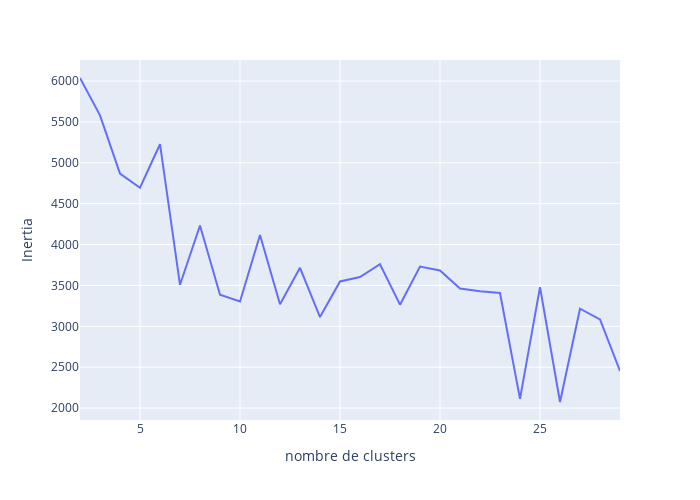

The notebook cell saved with this chart:
### Code cell
#Diagramme d'ELBOW
fig5 = px.line( x = Nbr2, y=Inertia, width= 700, height = 500 ) 
fig5.update_layout ( xaxis_title = 'nombre de clusters', yaxis_title = 'Inertia' )

### Figure 1 — Plotly figure (JSON) as saved in the notebook; plotly's stock layout.template omitted (floating-point values rounded to 4 significant figures)
{"data": [{"hovertemplate": "x=%{x}<br>y=%{y}<extra></extra>", "legendgroup": "", "line": {"color": "#636efa", "dash": "solid"}, "marker": {"symbol": "circle"}, "mode": "lines", "name": "", "orientation": "v", "showlegend": false, "type": "scatter", "x": [2, 3, 4, 5, 6, 7, 8, 9, 10, 11, 12, 13, 14, 15, 16, 17, 18, 19, 20, 21, 22, 23, 24, 25, 26, 27, 28, 29], "xaxis": "x", "y": [6037.0, 5580.0, 4868.0, 4695.0, 5227.0, 3508.0, 4233.0, 3387.0, 3303.0, 4117.0, 3269.0, 3716.0, 3113.0, 3548.0, 3603.0, 3760.0, 3265.0, 3730.0, 3682.0, 3462.0, 3429.0, 3407.0, 2113.0, 3479.0, 2074.0, 3216.0, 3084.0, 2454.0], "yaxis": "y"}], "layout": {"height": 500, "legend": {"tracegroupgap": 0}, "margin": {"t": 60}, "width": 700, "xaxis": {"anchor": "y", "domain": [0, 1], "title": {"text": "nombre de clusters"}}, "yaxis": {"anchor": "x", "domain": [0, 1], "title": {"text": "Inertia"}}}}
